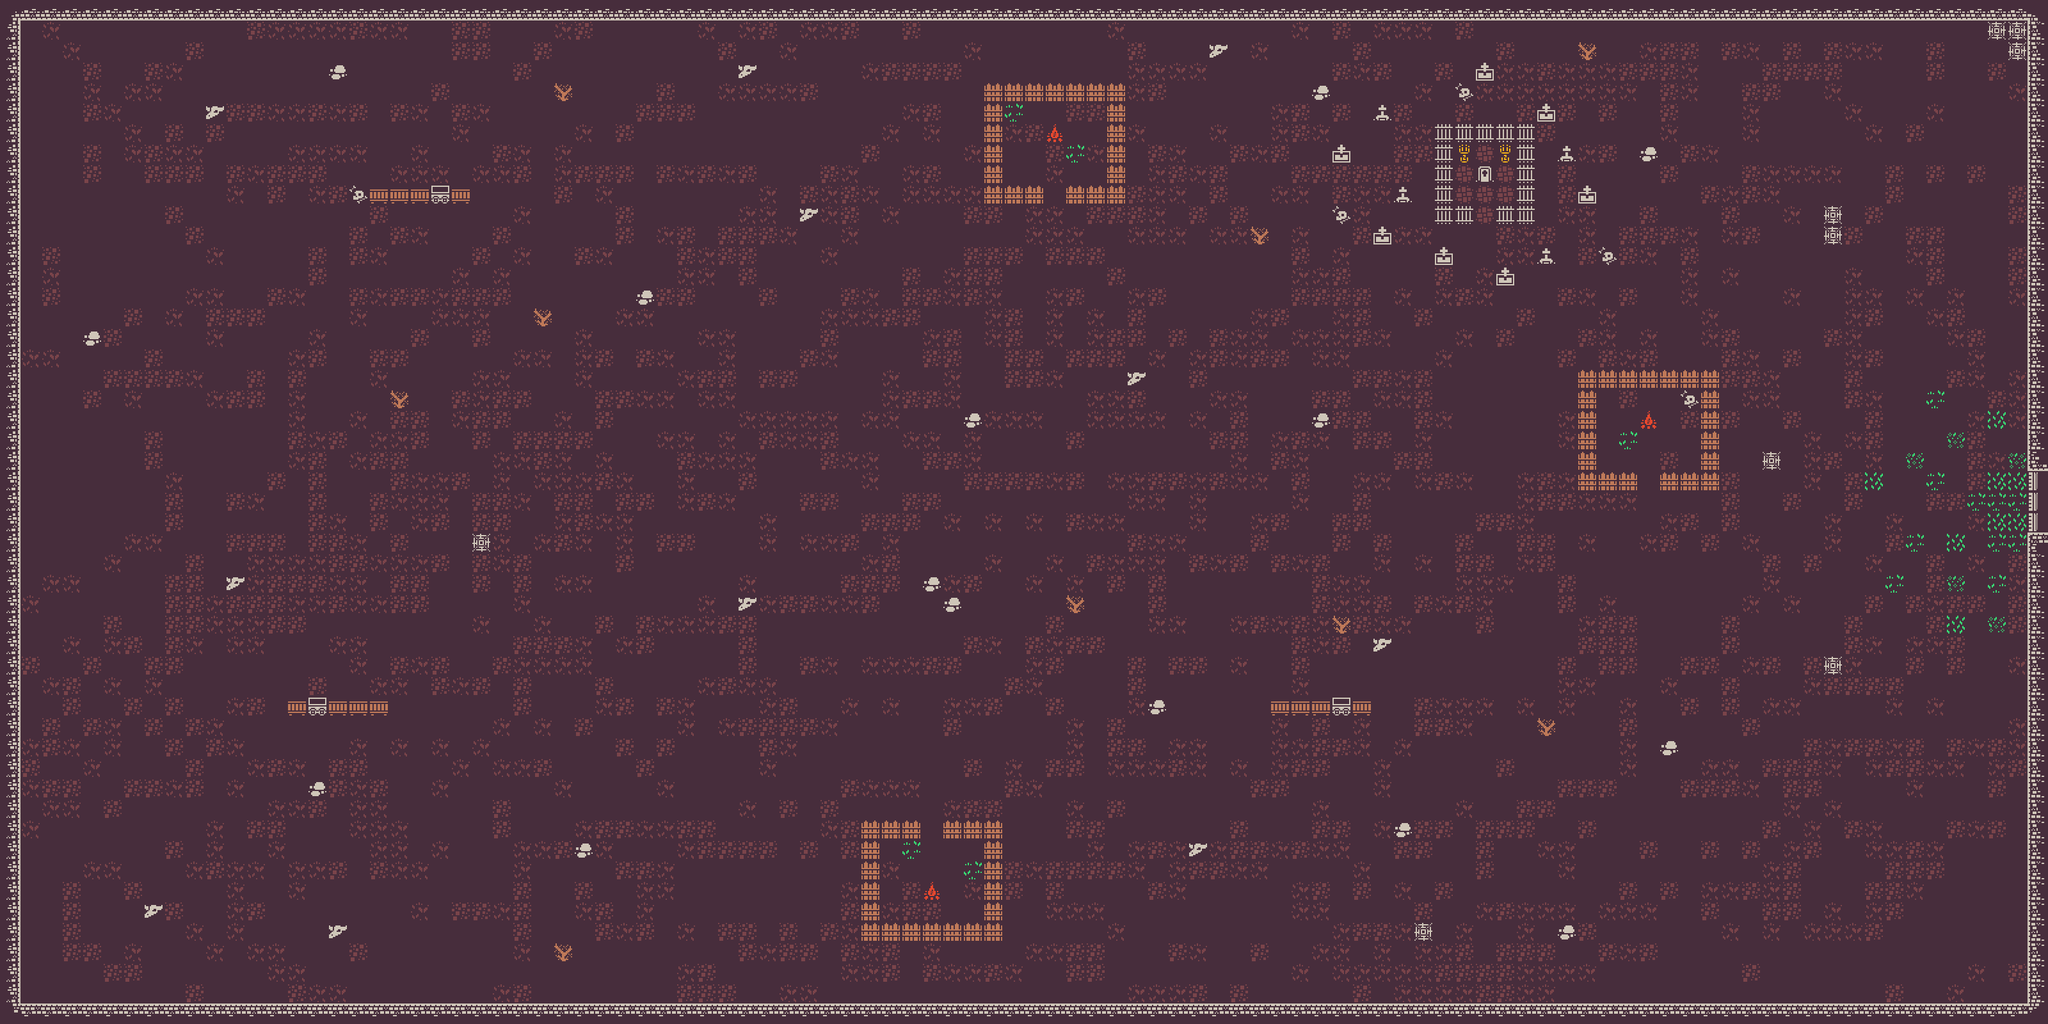

This game map was drawn from its Tiled (.tmx) file and the tilesets committed beside it. A one-line description and the trimmed map source follow:
An orthogonal 100x50 tile map with 32x32 px tiles, 3 tile layers (Tile Layer 1, walls, objs) and 26 objects (25x wall, player).

<map version="1.5" tiledversion="1.7.2" orientation="orthogonal" renderorder="right-down" width="100" height="50" tilewidth="32" tileheight="32" infinite="0" nextlayerid="8" nextobjectid="70">
 <editorsettings>
  <chunksize width="32" height="32" />
 </editorsettings>
 <tileset firstgid="1" source="../imgs/tiles/colored-transparent.tsx" />
 <layer id="1" name="Tile Layer 1" width="100" height="50">
  <data>[5000 cells, 4993 non-empty, 23 distinct tile ids]</data>
 </layer>
 <objectgroup id="7" name="Object Layer 1">
  <object id="39" name="wall" x="0" y="1568" width="3200" height="32" />
  <object id="42" name="wall" x="3168" y="32" width="32" height="704" />
  <object id="44" name="wall" x="3168" y="736" width="32" height="832" />
  <object id="45" name="wall" x="0" y="32" width="32" height="1536" />
  <object id="46" name="player" x="256" y="352" width="32" height="32" />
  <object id="47" name="wall" x="1536" y="160" width="32" height="160" />
  <object id="48" name="wall" x="1728" y="160" width="32" height="160" />
  <object id="49" name="wall" x="1536" y="128" width="224" height="32" />
  <object id="50" name="wall" x="1568" y="288" width="64" height="32" />
  <object id="51" name="wall" x="1664" y="288" width="64" height="32" />
  <object id="52" name="wall" x="2464" y="608" width="32" height="160" />
  <object id="53" name="wall" x="2656" y="608" width="32" height="160" />
  <object id="54" name="wall" x="2464" y="576" width="224" height="32" />
  <object id="55" name="wall" x="2496" y="736" width="64" height="32" />
  <object id="56" name="wall" x="2592" y="736" width="64" height="32" />
  <object id="57" name="wall" x="1344" y="1280" width="32" height="160" />
  <object id="58" name="wall" x="1536" y="1280" width="32" height="160" />
  <object id="59" name="wall" x="1344" y="1440" width="224" height="32" />
  <object id="60" name="wall" x="1376" y="1280" width="64" height="32" />
  <object id="61" name="wall" x="1472" y="1280" width="64" height="32" />
  <object id="62" name="wall" x="2240" y="192" width="160" height="32" />
  <object id="64" name="wall" x="2240" y="224" width="32" height="128" />
  <object id="65" name="wall" x="2368" y="224" width="32" height="128" />
  <object id="66" name="wall" x="2272" y="320" width="32" height="32" />
  <object id="67" name="wall" x="2336" y="320" width="32" height="32" />
  <object id="69" name="wall" x="0" y="0" width="3200" height="32" />
 </objectgroup>
 <layer id="2" name="walls" width="100" height="50">
  <data>[5000 cells, 379 non-empty, 14 distinct tile ids]</data>
 </layer>
 <layer id="3" name="objs" width="100" height="50">
  <data>[5000 cells, 61 non-empty, 11 distinct tile ids]</data>
 </layer>
</map>